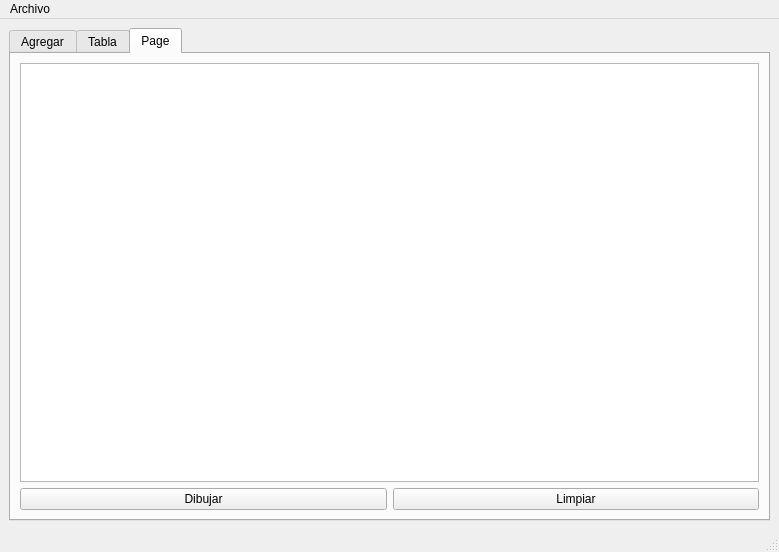
<?xml version="1.0" encoding="UTF-8"?>
<ui version="4.0">
 <class>MainWindow</class>
 <widget class="QMainWindow" name="MainWindow">
  <property name="geometry">
   <rect>
    <x>0</x>
    <y>0</y>
    <width>779</width>
    <height>552</height>
   </rect>
  </property>
  <property name="windowTitle">
   <string>MainWindow</string>
  </property>
  <widget class="QWidget" name="centralwidget">
   <layout class="QGridLayout" name="gridLayout_3">
    <item row="0" column="0">
     <widget class="QTabWidget" name="tabWidget">
      <property name="currentIndex">
       <number>2</number>
      </property>
      <widget class="QWidget" name="tab">
       <attribute name="title">
        <string>Agregar</string>
       </attribute>
       <layout class="QGridLayout" name="gridLayout">
        <item row="0" column="0">
         <widget class="QGroupBox" name="groupBox">
          <property name="title">
           <string>GroupBox</string>
          </property>
          <layout class="QFormLayout" name="formLayout">
           <item row="4" column="0">
            <widget class="QLabel" name="label">
             <property name="text">
              <string>Destino X</string>
             </property>
            </widget>
           </item>
           <item row="4" column="1">
            <widget class="QSpinBox" name="spnnDestinoX">
             <property name="maximum">
              <number>500</number>
             </property>
            </widget>
           </item>
           <item row="5" column="0">
            <widget class="QLabel" name="label_2">
             <property name="text">
              <string>Destino Y</string>
             </property>
            </widget>
           </item>
           <item row="5" column="1">
            <widget class="QSpinBox" name="spnnDestinoY">
             <property name="maximum">
              <number>500</number>
             </property>
            </widget>
           </item>
           <item row="6" column="0">
            <widget class="QLabel" name="label_3">
             <property name="text">
              <string>Velocidad</string>
             </property>
            </widget>
           </item>
           <item row="7" column="0">
            <widget class="QLabel" name="label_5">
             <property name="text">
              <string>Red</string>
             </property>
            </widget>
           </item>
           <item row="7" column="1">
            <widget class="QSpinBox" name="spnnRed">
             <property name="maximum">
              <number>255</number>
             </property>
            </widget>
           </item>
           <item row="8" column="0">
            <widget class="QLabel" name="label_6">
             <property name="text">
              <string>Green</string>
             </property>
            </widget>
           </item>
           <item row="8" column="1">
            <widget class="QSpinBox" name="spnnGreen">
             <property name="maximum">
              <number>255</number>
             </property>
            </widget>
           </item>
           <item row="9" column="0">
            <widget class="QLabel" name="label_7">
             <property name="text">
              <string>Blue</string>
             </property>
            </widget>
           </item>
           <item row="9" column="1">
            <widget class="QSpinBox" name="spnnBlue">
             <property name="maximum">
              <number>255</number>
             </property>
            </widget>
           </item>
           <item row="13" column="0" colspan="2">
            <widget class="QPushButton" name="btnAgregarFinal">
             <property name="cursor">
              <cursorShape>PointingHandCursor</cursorShape>
             </property>
             <property name="text">
              <string>Agregar final</string>
             </property>
            </widget>
           </item>
           <item row="0" column="0">
            <widget class="QLabel" name="label_4">
             <property name="text">
              <string>Origen X:</string>
             </property>
            </widget>
           </item>
           <item row="0" column="1">
            <widget class="QSpinBox" name="spnnOrigenX">
             <property name="maximum">
              <number>500</number>
             </property>
            </widget>
           </item>
           <item row="2" column="1">
            <widget class="QSpinBox" name="spnnOrigenY">
             <property name="maximum">
              <number>500</number>
             </property>
            </widget>
           </item>
           <item row="2" column="0">
            <widget class="QLabel" name="label_8">
             <property name="text">
              <string>Origen Y: </string>
             </property>
            </widget>
           </item>
           <item row="6" column="1">
            <widget class="QSpinBox" name="spnnVelocidad">
             <property name="maximum">
              <number>500</number>
             </property>
            </widget>
           </item>
           <item row="14" column="0" colspan="2">
            <widget class="QPushButton" name="btnAgregarInicio">
             <property name="cursor">
              <cursorShape>PointingHandCursor</cursorShape>
             </property>
             <property name="text">
              <string>Agregar inicio</string>
             </property>
            </widget>
           </item>
           <item row="15" column="0" colspan="2">
            <widget class="QPushButton" name="btnMostrar">
             <property name="cursor">
              <cursorShape>PointingHandCursor</cursorShape>
             </property>
             <property name="text">
              <string>Mostrar</string>
             </property>
            </widget>
           </item>
           <item row="10" column="0">
            <widget class="QLabel" name="label_9">
             <property name="text">
              <string>Distancia:</string>
             </property>
            </widget>
           </item>
           <item row="10" column="1">
            <widget class="QSpinBox" name="spnnDistancia">
             <property name="maximum">
              <number>255</number>
             </property>
            </widget>
           </item>
          </layout>
         </widget>
        </item>
        <item row="0" column="1">
         <widget class="QPlainTextEdit" name="plainTextEdit">
          <property name="maximumSize">
           <size>
            <width>500</width>
            <height>16777215</height>
           </size>
          </property>
          <property name="frameShadow">
           <enum>QFrame::Raised</enum>
          </property>
         </widget>
        </item>
       </layout>
      </widget>
      <widget class="QWidget" name="tab_2">
       <attribute name="title">
        <string>Tabla</string>
       </attribute>
       <layout class="QGridLayout" name="gridLayout_2">
        <item row="0" column="0" colspan="3">
         <widget class="QTableWidget" name="tableParticulas"/>
        </item>
        <item row="1" column="0">
         <widget class="QLineEdit" name="searchEdit">
          <property name="placeholderText">
           <string>Id de particula</string>
          </property>
         </widget>
        </item>
        <item row="1" column="1">
         <widget class="QPushButton" name="buscar_pushButton">
          <property name="text">
           <string>Buscar</string>
          </property>
         </widget>
        </item>
        <item row="1" column="2">
         <widget class="QPushButton" name="mostrar_pushButton">
          <property name="text">
           <string>Mostrar</string>
          </property>
         </widget>
        </item>
       </layout>
      </widget>
      <widget class="QWidget" name="tab_3">
       <attribute name="title">
        <string>Page</string>
       </attribute>
       <layout class="QGridLayout" name="gridLayout_4">
        <item row="2" column="0">
         <widget class="QPushButton" name="dibujarPushButton">
          <property name="text">
           <string>Dibujar</string>
          </property>
         </widget>
        </item>
        <item row="2" column="1">
         <widget class="QPushButton" name="limpiarPushBtn">
          <property name="text">
           <string>Limpiar</string>
          </property>
         </widget>
        </item>
        <item row="0" column="0" colspan="2">
         <widget class="QGraphicsView" name="particulasView"/>
        </item>
       </layout>
      </widget>
     </widget>
    </item>
   </layout>
  </widget>
  <widget class="QMenuBar" name="menubar">
   <property name="geometry">
    <rect>
     <x>0</x>
     <y>0</y>
     <width>779</width>
     <height>26</height>
    </rect>
   </property>
   <widget class="QMenu" name="menuArchivo">
    <property name="title">
     <string>Archivo</string>
    </property>
    <addaction name="actionAbrir"/>
    <addaction name="actionGuardar"/>
   </widget>
   <addaction name="menuArchivo"/>
  </widget>
  <widget class="QStatusBar" name="statusbar"/>
  <action name="actionAbrir">
   <property name="text">
    <string>Abrir</string>
   </property>
   <property name="shortcut">
    <string>Ctrl+O</string>
   </property>
  </action>
  <action name="actionGuardar">
   <property name="text">
    <string>Guardar</string>
   </property>
   <property name="shortcut">
    <string>Ctrl+G</string>
   </property>
  </action>
 </widget>
 <resources/>
 <connections/>
</ui>
